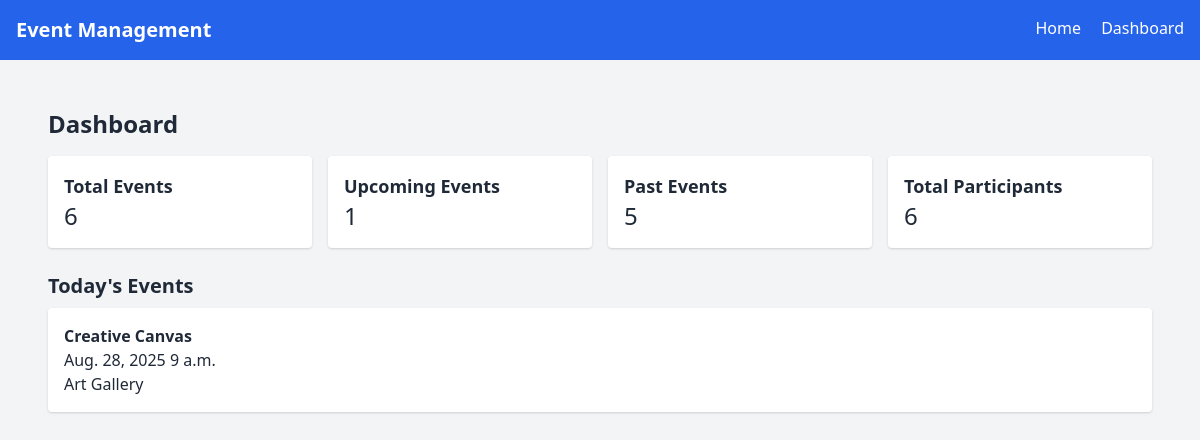
/dashboard/, run on the app's committed database.
### events/models.py (models this page shows, shortened)
class Event(models.Model):
    name = models.CharField(max_length=200)
    description = models.TextField(blank=True)
    date = models.DateField()
    time = models.TimeField(null=True,blank=True)
    location = models.CharField(max_length=200)
    category = models.ForeignKey(Category, on_delete=models.CASCADE, related_name='events')
    participants = models.ManyToManyField('Participant', blank=True, related_name='events')

### events/views.py (the view)
# urls.py: path('dashboard/', views.dashboard, name='dashboard'),
def dashboard(request):
    today = timezone.now().date()
    events = Event.objects.all()
    total_events = events.count()
    total_participants = Participant.objects.count()
    upcoming_events = events.filter(date__gte=today).count()
    past_events = events.filter(date__lt=today).count()
    todays_events = events.filter(date=today)
    return render(request, 'events/dashboard.html', {
        'total_events': total_events,
        'total_participants': total_participants,
        'upcoming_events': upcoming_events,
        'past_events': past_events,
        'todays_events': todays_events,
    })

### events/templates/events/dashboard.html
{% extends 'events/base.html' %}
{% block content %}
<div class="p-6">
    <h1 class="text-2xl font-bold mb-4">Dashboard</h1>
    <div class="grid grid-cols-1 sm:grid-cols-2 lg:grid-cols-4 gap-4 mb-6">
        <div class="bg-white p-4 rounded shadow">
            <h2 class="text-lg font-semibold">Total Events</h2>
            <p class="text-2xl">{{ total_events }}</p>
        </div>
        <div class="bg-white p-4 rounded shadow">
            <h2 class="text-lg font-semibold">Upcoming Events</h2>
            <p class="text-2xl">{{ upcoming_events }}</p>
        </div>
        <div class="bg-white p-4 rounded shadow">
            <h2 class="text-lg font-semibold">Past Events</h2>
            <p class="text-2xl">{{ past_events }}</p>
        </div>
        <div class="bg-white p-4 rounded shadow">
            <h2 class="text-lg font-semibold">Total Participants</h2>
            <p class="text-2xl">{{ total_participants }}</p>
        </div>
    </div>
    <h2 class="text-xl font-bold mb-2">Today's Events</h2>
    {% if todays_events %}
        <ul class="divide-y bg-white rounded shadow">
            {% for event in todays_events %}
            <li class="p-4">
                <strong>{{ event.name }}</strong><br>
                {{ event.date }} {{ event.time }}<br>
                {{ event.location }}
            </li>
            {% endfor %}
        </ul>
    {% else %}
        <p>No events today.</p>
    {% endif %}
</div>
{% endblock %}

### data on the page
Event: name "Creative Canvas", date "Aug. 28, 2025", time "9 a.m.", location "Art Gallery"

### other printed values
{{ total_events }} "6"
{{ upcoming_events }} "1"
{{ past_events }} "5"
{{ total_participants }} "6"
